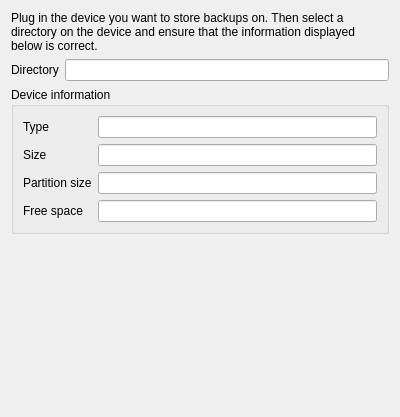
<?xml version="1.0" encoding="UTF-8"?>
<ui version="4.0">
 <class>WizardPage</class>
 <widget class="QWizardPage" name="WizardPage">
  <property name="geometry">
   <rect>
    <x>0</x>
    <y>0</y>
    <width>400</width>
    <height>417</height>
   </rect>
  </property>
  <property name="windowTitle">
   <string>WizardPage</string>
  </property>
  <property name="title">
   <string>Local device</string>
  </property>
  <property name="subTitle">
   <string>Select the device and the directory on the device to use.</string>
  </property>
  <layout class="QFormLayout" name="formLayout_2">
   <item row="0" column="0" colspan="2">
    <widget class="QLabel" name="label">
     <property name="text">
      <string>&lt;html&gt;&lt;head/&gt;&lt;body&gt;&lt;p&gt;Plug in the device you want to store backups on. Then select a directory on the device and ensure that the information displayed below is correct.&lt;/p&gt;&lt;/body&gt;&lt;/html&gt;</string>
     </property>
     <property name="wordWrap">
      <bool>true</bool>
     </property>
    </widget>
   </item>
   <item row="1" column="0">
    <widget class="QLabel" name="label_2">
     <property name="text">
      <string>Directory</string>
     </property>
    </widget>
   </item>
   <item row="1" column="1">
    <widget class="QLineEdit" name="directory"/>
   </item>
   <item row="2" column="0" colspan="2">
    <widget class="QGroupBox" name="groupBox">
     <property name="sizePolicy">
      <sizepolicy hsizetype="Preferred" vsizetype="Preferred">
       <horstretch>0</horstretch>
       <verstretch>0</verstretch>
      </sizepolicy>
     </property>
     <property name="title">
      <string>Device information</string>
     </property>
     <layout class="QFormLayout" name="formLayout">
      <item row="0" column="0">
       <widget class="QLabel" name="label_3">
        <property name="text">
         <string>Type</string>
        </property>
       </widget>
      </item>
      <item row="1" column="0">
       <widget class="QLabel" name="label_4">
        <property name="text">
         <string>Size</string>
        </property>
       </widget>
      </item>
      <item row="2" column="0">
       <widget class="QLabel" name="label_5">
        <property name="text">
         <string>Partition size</string>
        </property>
       </widget>
      </item>
      <item row="3" column="0">
       <widget class="QLabel" name="label_6">
        <property name="text">
         <string>Free space</string>
        </property>
       </widget>
      </item>
      <item row="0" column="1">
       <widget class="QLineEdit" name="device_info_type">
        <property name="readOnly">
         <bool>true</bool>
        </property>
       </widget>
      </item>
      <item row="1" column="1">
       <widget class="QLineEdit" name="device_info_size"/>
      </item>
      <item row="2" column="1">
       <widget class="QLineEdit" name="device_info_partition_size"/>
      </item>
      <item row="3" column="1">
       <widget class="QLineEdit" name="device_info_free_space"/>
      </item>
     </layout>
    </widget>
   </item>
  </layout>
 </widget>
 <resources/>
 <connections/>
</ui>
